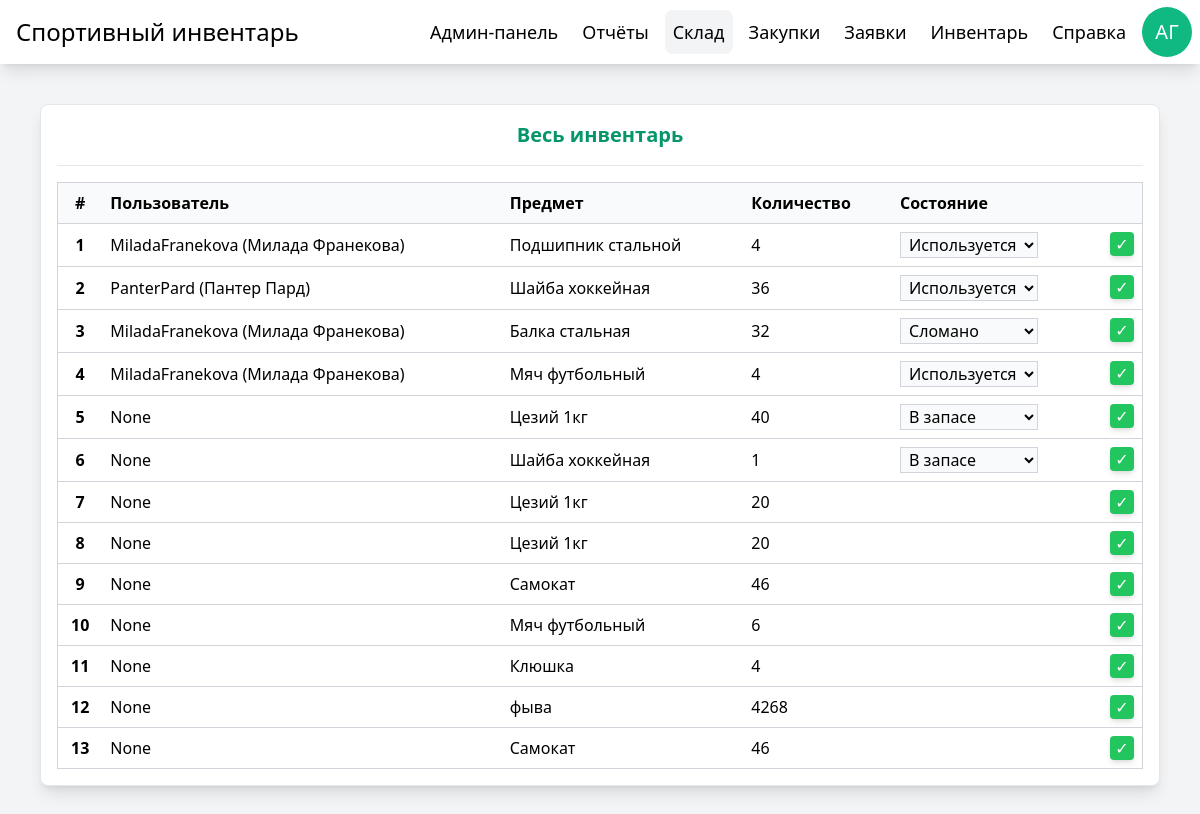
Page /storage/ (signed in) on the earlier database version.
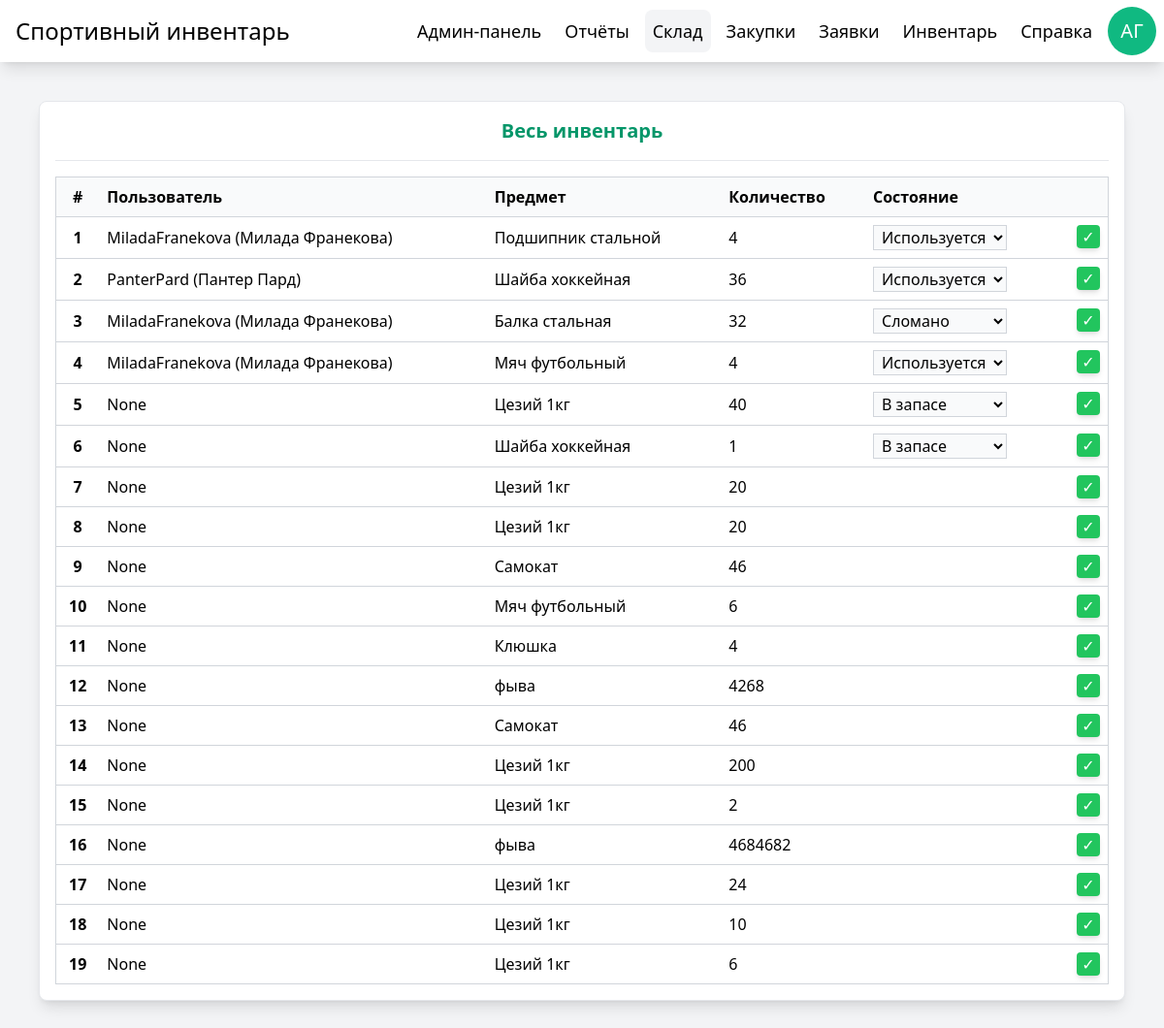
Same page on the later database version.
### manager/models.py (models this page shows, shortened)
class Product(models.Model):
    STATE_CHOICES = [
        ('active', 'Используется'),
        ('inactive', 'В запасе'),
        ('broken', 'Сломан'),
    ]
    name = models.CharField(max_length=256)
    quantity = models.PositiveIntegerField(default=1)
    state = models.CharField(max_length=8, choices=STATE_CHOICES, default='inactive')
    owner = models.ForeignKey(User, on_delete=models.CASCADE, related_name='products', blank=True, null=True)

class User(AbstractUser):
    patronymic = models.CharField(max_length=64, blank=True, null=True)
    verified = models.BooleanField(default=False)
    def __str__(self):
        return f"{self.username} ({self.first_name} {self.last_name})"

### manager/views.py (the view, shortened to what this page needs)
# urls.py: path('storage/', views.storage, name="storage"),
@login_required
@user_passes_test(is_admin)
def storage(request):
    context = {
        'products': Product.objects.filter()
    }
    return render(request, 'storage.html', context)

### manager/views.py (called while the page is built)
def is_admin(user):
    return user.is_staff == True

### theme/templates/storage.html (shortened to what this page needs)
{% extends "base.html" %}
{% block content %}
<div class="w-full p-4 grid gap-4 bg-white border rounded-lg shadow-lg">
    <h2 class="text-xl font-semibold text-center text-primary-600">Весь инвентарь</h2>
    <hr>
    <table class="border border-gray-300 border-collapse">
        <thead>
            <tr class="bg-gray-50 border border-gray-300">
                <th class="p-2 text-center">#</th>
                <th class="p-2 text-start">Пользователь</th>
                <th class="p-2 text-start">Предмет</th>
                <th class="p-2 text-start">Количество</th>
                <th class="p-2 text-start">Состояние</th>
                <th class="p-2 text-center"></th>
            </tr>
        </thead>
        <tbody id="inventoryTableBody">
            {% for product in products %}
            <form method="post">
            <tr class="border-b border-gray-300 hover:bg-primary-50 transition">
                <th class="p-2 text-center">{{ forloop.counter }}</th>
                <td class="p-2 text-start break-all">{{ product.owner }}</td>
                <td class="p-2 text-start break-all">{{ product.name }}</td>
                <td class="p-2 text-start">{{ product.quantity|default:"1" }}</td>
                <td class="p-2">
                    {% if product.state == 'inactive' %}
                    <select name="state" class="px-1 bg-gray-50 border border-gray-300 focus:outline focus:outline-primary-500 transition" required>
                        <option selected value="inactive">В запасе</option>
                    </select>
                    {% elif product.state == 'active' %}
                    <select name="state" class="px-1 bg-gray-50 border border-gray-300 focus:outline focus:outline-primary-500 transition" required>
                        <option selected value="active">Используется</option>
                    </select>
                    {% elif product.state == 'broken' %}
                    <select name="state" class="px-1 bg-gray-50 border border-gray-300 focus:outline focus:outline-primary-500 transition" required>
                        <option selected value="broken">Сломано</option>
                    </select>
                    {% endif %}
                </td>
                <td class="p-2 flex justify-end">
                    <button
                        name="verification"
                        title="Одобрить"
                        value="accept"
                        class="w-6 h-6 bg-green-500 hover:bg-green-700 text-white rounded shadow-md transition">
                        ✓
                    </button>
                </td>
                </form>
            {% empty %}
            <tr class="border-y border-gray-300">
                <td colspan="4" class="py-2 text-center text-gray-400 transition">У вас пока нет инвентаря.</td>
            </tr>
            {% endfor %}
        </tbody>
    </table>
</div>
{% endblock %}

Differences in the rows shown:
added Product: owner "None", name "Цезий 1кг", quantity "200"
added Product: owner "None", name "Цезий 1кг", quantity "2"
added Product: owner "None", name "фыва", quantity "4684682"
added Product: owner "None", name "Цезий 1кг", quantity "24"
added Product: owner "None", name "Цезий 1кг", quantity "10"
added Product: owner "None", name "Цезий 1кг", quantity "6"
